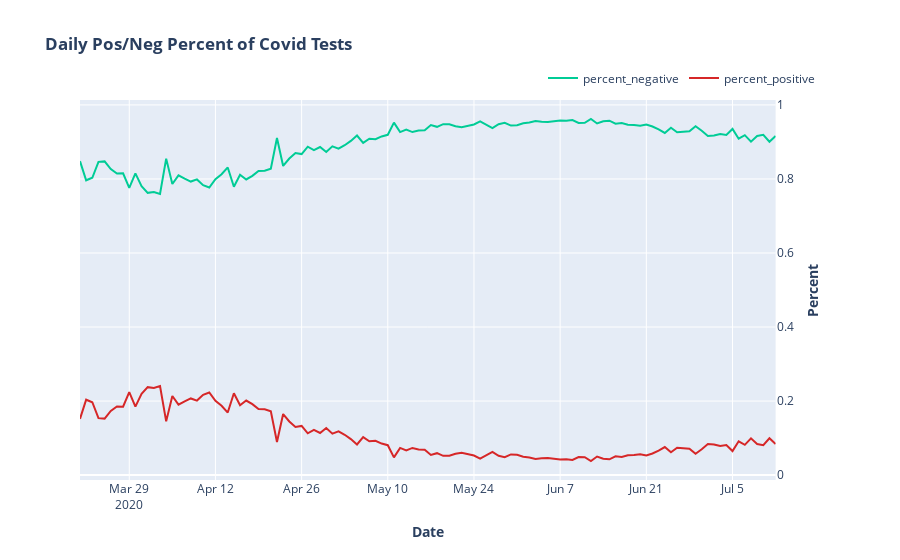

Notebook source saved alongside this figure:
### Code cell
fig = make_subplots(specs=[[{"secondary_y": True}]])

fig.add_trace(
    go.Scatter(x=date
               ,y=percent_negative
               ,name="percent_negative"
               ,marker_color=px.colors.qualitative.Plotly[2]),
    secondary_y=True,
)
fig.add_trace(
    go.Scatter(x=date
               ,y=percent_positive
               ,name="percent_positive"
               ,marker_color=px.colors.qualitative.D3[3]),
    secondary_y=True,
)

# Add figure title
fig.update_layout(
    title_text="<b>Daily Pos/Neg Percent of Covid Tests</b>"
)

# Set x-axis title
fig.update_xaxes(title_text="<b>Date</b>")

# Set y-axes titles
# fig.update_yaxes(title_text="<b>Percent</b>", secondary_y=False)
fig.update_yaxes(title_text="<b>Percent</b>", secondary_y=True)

# Change the bar mode
fig.update_layout(barmode='stack')

# Customize aspect
fig.update_traces(
#                   marker_color='rgb(158,202,225)'
#                   , marker_line_color='rgb(8,48,107)',
                  marker_line_width=.01)
#                   ,opacity=0.6)

#update legend
fig.update_layout(legend=dict(
    orientation="h",
    yanchor="bottom",
    y=1.02,
    xanchor="right",
    x=1
))

fig.show()
